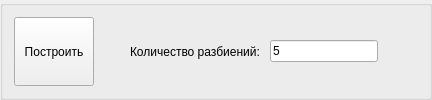
             <widget class="QGroupBox" name="groupBox_9">
              <property name="sizePolicy">
               <sizepolicy hsizetype="Preferred" vsizetype="Fixed">
                <horstretch>0</horstretch>
                <verstretch>0</verstretch>
               </sizepolicy>
              </property>
              <property name="minimumSize">
               <size>
                <width>0</width>
                <height>80</height>
               </size>
              </property>
              <property name="title">
               <string/>
              </property>
              <layout class="QHBoxLayout" name="horizontalLayout_4">
               <item>
                <widget class="QPushButton" name="startOscillTask">
                 <property name="sizePolicy">
                  <sizepolicy hsizetype="Expanding" vsizetype="Expanding">
                   <horstretch>0</horstretch>
                   <verstretch>0</verstretch>
                  </sizepolicy>
                 </property>
                 <property name="text">
                  <string>Построить</string>
                 </property>
                </widget>
               </item>
               <item>
                <spacer name="horizontalSpacer_11">
                 <property name="orientation">
                  <enum>Qt::Horizontal</enum>
                 </property>
                 <property name="sizeHint" stdset="0">
                  <size>
                   <width>30</width>
                   <height>20</height>
                  </size>
                 </property>
                </spacer>
               </item>
               <item>
                <widget class="QLabel" name="label_3">
                 <property name="text">
                  <string>Количество разбиений: </string>
                 </property>
                </widget>
               </item>
               <item>
                <widget class="QLineEdit" name="numberOscill">
                 <property name="text">
                  <string>5</string>
                 </property>
                </widget>
               </item>
               <item>
                <spacer name="horizontalSpacer_12">
                 <property name="orientation">
                  <enum>Qt::Horizontal</enum>
                 </property>
                 <property name="sizeHint" stdset="0">
                  <size>
                   <width>40</width>
                   <height>20</height>
                  </size>
                 </property>
                </spacer>
               </item>
              </layout>
             </widget>
